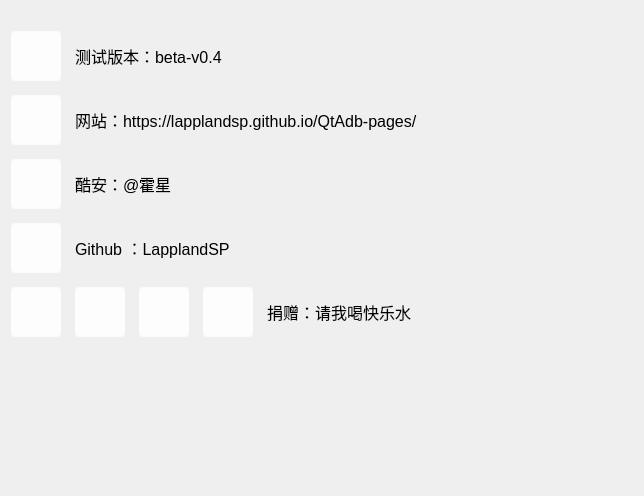
<?xml version="1.0" encoding="UTF-8"?>
<ui version="4.0">
 <class>about</class>
 <widget class="QWidget" name="about">
  <property name="geometry">
   <rect>
    <x>0</x>
    <y>0</y>
    <width>644</width>
    <height>496</height>
   </rect>
  </property>
  <property name="windowTitle">
   <string>Form</string>
  </property>
  <layout class="QHBoxLayout" name="horizontalLayout_6">
   <property name="leftMargin">
    <number>0</number>
   </property>
   <property name="rightMargin">
    <number>0</number>
   </property>
   <item>
    <widget class="QWidget" name="widget" native="true">
     <property name="sizePolicy">
      <sizepolicy hsizetype="Expanding" vsizetype="Expanding">
       <horstretch>0</horstretch>
       <verstretch>0</verstretch>
      </sizepolicy>
     </property>
     <property name="minimumSize">
      <size>
       <width>600</width>
       <height>350</height>
      </size>
     </property>
     <property name="font">
      <font/>
     </property>
     <property name="styleSheet">
      <string notr="true">border-radius: 4px;
background-color: rgba(255, 255, 255, 0);</string>
     </property>
     <layout class="QVBoxLayout" name="verticalLayout_2">
      <property name="leftMargin">
       <number>11</number>
      </property>
      <property name="rightMargin">
       <number>11</number>
      </property>
      <item>
       <layout class="QVBoxLayout" name="verticalLayout">
        <property name="spacing">
         <number>14</number>
        </property>
        <property name="topMargin">
         <number>11</number>
        </property>
        <item>
         <layout class="QHBoxLayout" name="horizontalLayout_3">
          <item>
           <widget class="QPushButton" name="btn_version">
            <property name="minimumSize">
             <size>
              <width>50</width>
              <height>50</height>
             </size>
            </property>
            <property name="maximumSize">
             <size>
              <width>50</width>
              <height>50</height>
             </size>
            </property>
            <property name="font">
             <font/>
            </property>
            <property name="toolTip">
             <string>版本号</string>
            </property>
            <property name="styleSheet">
             <string notr="true">QPushButton{background-color:rgba(255,255,255,0.9);border-radius:4px;border:0px;}
QPushButton:hover{background-color:rgba(255,255,255,0.7);}
QPushButton:pressed{background-color:rgba(255,255,255,0.6);}</string>
            </property>
            <property name="text">
             <string/>
            </property>
            <property name="icon">
             <iconset resource="ico.qrc">
              <normaloff>:/ico/image/ico/about/information-line.svg</normaloff>:/ico/image/ico/about/information-line.svg</iconset>
            </property>
           </widget>
          </item>
          <item>
           <widget class="QLabel" name="label_2">
            <property name="minimumSize">
             <size>
              <width>0</width>
              <height>50</height>
             </size>
            </property>
            <property name="maximumSize">
             <size>
              <width>16777215</width>
              <height>50</height>
             </size>
            </property>
            <property name="font">
             <font>
              <pointsize>12</pointsize>
             </font>
            </property>
            <property name="text">
             <string>测试版本：beta-v0.4</string>
            </property>
           </widget>
          </item>
         </layout>
        </item>
        <item>
         <layout class="QHBoxLayout" name="horizontalLayout_2">
          <item>
           <widget class="QPushButton" name="btn_website">
            <property name="minimumSize">
             <size>
              <width>50</width>
              <height>50</height>
             </size>
            </property>
            <property name="maximumSize">
             <size>
              <width>50</width>
              <height>50</height>
             </size>
            </property>
            <property name="font">
             <font/>
            </property>
            <property name="toolTip">
             <string>网址</string>
            </property>
            <property name="styleSheet">
             <string notr="true">QPushButton{background-color:rgba(255,255,255,0.9);border-radius:4px;border:0px;}
QPushButton:hover{background-color:rgba(255,255,255,0.7);}
QPushButton:pressed{background-color:rgba(255,255,255,0.6);}</string>
            </property>
            <property name="text">
             <string/>
            </property>
            <property name="icon">
             <iconset resource="ico.qrc">
              <normaloff>:/ico/image/ico/btnEmulator/firefox-line.svg</normaloff>:/ico/image/ico/btnEmulator/firefox-line.svg</iconset>
            </property>
           </widget>
          </item>
          <item>
           <widget class="QLabel" name="label">
            <property name="minimumSize">
             <size>
              <width>0</width>
              <height>50</height>
             </size>
            </property>
            <property name="maximumSize">
             <size>
              <width>16777215</width>
              <height>50</height>
             </size>
            </property>
            <property name="font">
             <font>
              <pointsize>12</pointsize>
             </font>
            </property>
            <property name="text">
             <string>网站：https://lapplandsp.github.io/QtAdb-pages/</string>
            </property>
           </widget>
          </item>
         </layout>
        </item>
        <item>
         <layout class="QHBoxLayout" name="horizontalLayout_4">
          <item>
           <widget class="QPushButton" name="btn_coolapk">
            <property name="minimumSize">
             <size>
              <width>50</width>
              <height>50</height>
             </size>
            </property>
            <property name="maximumSize">
             <size>
              <width>50</width>
              <height>50</height>
             </size>
            </property>
            <property name="font">
             <font/>
            </property>
            <property name="toolTip">
             <string>酷安</string>
            </property>
            <property name="styleSheet">
             <string notr="true">QPushButton{background-color:rgba(255,255,255,0.9);border-radius:4px;border:0px;}
QPushButton:hover{background-color:rgba(255,255,255,0.7);}
QPushButton:pressed{background-color:rgba(255,255,255,0.6);}</string>
            </property>
            <property name="text">
             <string/>
            </property>
            <property name="icon">
             <iconset resource="ico.qrc">
              <normaloff>:/ico/image/ico/about/coolapklogo-b.png</normaloff>:/ico/image/ico/about/coolapklogo-b.png</iconset>
            </property>
           </widget>
          </item>
          <item>
           <widget class="QLabel" name="label_3">
            <property name="minimumSize">
             <size>
              <width>0</width>
              <height>50</height>
             </size>
            </property>
            <property name="maximumSize">
             <size>
              <width>16777215</width>
              <height>50</height>
             </size>
            </property>
            <property name="font">
             <font>
              <pointsize>12</pointsize>
             </font>
            </property>
            <property name="text">
             <string>酷安：@霍星</string>
            </property>
           </widget>
          </item>
         </layout>
        </item>
        <item>
         <layout class="QHBoxLayout" name="horizontalLayout_5">
          <item>
           <widget class="QPushButton" name="btn_github">
            <property name="minimumSize">
             <size>
              <width>50</width>
              <height>50</height>
             </size>
            </property>
            <property name="maximumSize">
             <size>
              <width>50</width>
              <height>50</height>
             </size>
            </property>
            <property name="font">
             <font/>
            </property>
            <property name="toolTip">
             <string>Github</string>
            </property>
            <property name="styleSheet">
             <string notr="true">QPushButton{background-color:rgba(255,255,255,0.9);border-radius:4px;border:0px;}
QPushButton:hover{background-color:rgba(255,255,255,0.7);}
QPushButton:pressed{background-color:rgba(255,255,255,0.6);}</string>
            </property>
            <property name="text">
             <string/>
            </property>
            <property name="icon">
             <iconset resource="ico.qrc">
              <normaloff>:/ico/image/ico/about/github-fill.svg</normaloff>:/ico/image/ico/about/github-fill.svg</iconset>
            </property>
           </widget>
          </item>
          <item>
           <widget class="QLabel" name="label_4">
            <property name="minimumSize">
             <size>
              <width>0</width>
              <height>50</height>
             </size>
            </property>
            <property name="maximumSize">
             <size>
              <width>16777215</width>
              <height>50</height>
             </size>
            </property>
            <property name="font">
             <font>
              <pointsize>12</pointsize>
             </font>
            </property>
            <property name="text">
             <string>Github ：LapplandSP</string>
            </property>
           </widget>
          </item>
         </layout>
        </item>
        <item>
         <layout class="QHBoxLayout" name="horizontalLayout_7">
          <item>
           <widget class="QPushButton" name="btn_money">
            <property name="enabled">
             <bool>false</bool>
            </property>
            <property name="minimumSize">
             <size>
              <width>50</width>
              <height>50</height>
             </size>
            </property>
            <property name="maximumSize">
             <size>
              <width>50</width>
              <height>50</height>
             </size>
            </property>
            <property name="font">
             <font/>
            </property>
            <property name="toolTip">
             <string>请我吃东西</string>
            </property>
            <property name="styleSheet">
             <string notr="true">QPushButton{background-color:rgba(255,255,255,0.9);border-radius:4px;border:0px;}
QPushButton:hover{background-color:rgba(255,255,255,0.7);}
QPushButton:pressed{background-color:rgba(255,255,255,0.6);}</string>
            </property>
            <property name="text">
             <string/>
            </property>
            <property name="icon">
             <iconset resource="ico.qrc">
              <normaloff>:/ico/image/ico/about/heart-line.svg</normaloff>:/ico/image/ico/about/heart-line.svg</iconset>
            </property>
           </widget>
          </item>
          <item>
           <widget class="QPushButton" name="btn_money_2">
            <property name="minimumSize">
             <size>
              <width>50</width>
              <height>50</height>
             </size>
            </property>
            <property name="maximumSize">
             <size>
              <width>50</width>
              <height>50</height>
             </size>
            </property>
            <property name="font">
             <font/>
            </property>
            <property name="toolTip">
             <string>请我吃可乐（3元）</string>
            </property>
            <property name="styleSheet">
             <string notr="true">QPushButton{background-color:rgba(255,255,255,0.9);border-radius:4px;border:0px;}
QPushButton:hover{background-color:rgba(255,255,255,0.7);}
QPushButton:pressed{background-color:rgba(255,255,255,0.6);}</string>
            </property>
            <property name="text">
             <string/>
            </property>
            <property name="icon">
             <iconset resource="ico.qrc">
              <normaloff>:/ico/image/ico/about/cola.svg</normaloff>:/ico/image/ico/about/cola.svg</iconset>
            </property>
           </widget>
          </item>
          <item>
           <widget class="QPushButton" name="btn_money_3">
            <property name="minimumSize">
             <size>
              <width>50</width>
              <height>50</height>
             </size>
            </property>
            <property name="maximumSize">
             <size>
              <width>50</width>
              <height>50</height>
             </size>
            </property>
            <property name="font">
             <font/>
            </property>
            <property name="toolTip">
             <string>请我吃鸡腿（5元）</string>
            </property>
            <property name="styleSheet">
             <string notr="true">QPushButton{background-color:rgba(255,255,255,0.9);border-radius:4px;border:0px;}
QPushButton:hover{background-color:rgba(255,255,255,0.7);}
QPushButton:pressed{background-color:rgba(255,255,255,0.6);}</string>
            </property>
            <property name="text">
             <string/>
            </property>
            <property name="icon">
             <iconset resource="ico.qrc">
              <normaloff>:/ico/image/ico/about/chiken.svg</normaloff>:/ico/image/ico/about/chiken.svg</iconset>
            </property>
           </widget>
          </item>
          <item>
           <widget class="QPushButton" name="btn_money_4">
            <property name="minimumSize">
             <size>
              <width>50</width>
              <height>50</height>
             </size>
            </property>
            <property name="maximumSize">
             <size>
              <width>50</width>
              <height>50</height>
             </size>
            </property>
            <property name="font">
             <font/>
            </property>
            <property name="toolTip">
             <string>请我吃面条（10元）</string>
            </property>
            <property name="styleSheet">
             <string notr="true">QPushButton{background-color:rgba(255,255,255,0.9);border-radius:4px;border:0px;}
QPushButton:hover{background-color:rgba(255,255,255,0.7);}
QPushButton:pressed{background-color:rgba(255,255,255,0.6);}</string>
            </property>
            <property name="text">
             <string/>
            </property>
            <property name="icon">
             <iconset resource="ico.qrc">
              <normaloff>:/ico/image/ico/about/noodles.svg</normaloff>:/ico/image/ico/about/noodles.svg</iconset>
            </property>
           </widget>
          </item>
          <item>
           <widget class="QLabel" name="label_5">
            <property name="minimumSize">
             <size>
              <width>0</width>
              <height>50</height>
             </size>
            </property>
            <property name="maximumSize">
             <size>
              <width>16777215</width>
              <height>50</height>
             </size>
            </property>
            <property name="font">
             <font>
              <pointsize>12</pointsize>
             </font>
            </property>
            <property name="text">
             <string>捐赠：请我喝快乐水</string>
            </property>
           </widget>
          </item>
         </layout>
        </item>
        <item>
         <spacer name="verticalSpacer">
          <property name="orientation">
           <enum>Qt::Vertical</enum>
          </property>
          <property name="sizeHint" stdset="0">
           <size>
            <width>20</width>
            <height>40</height>
           </size>
          </property>
         </spacer>
        </item>
        <item>
         <layout class="QHBoxLayout" name="horizontalLayout"/>
        </item>
       </layout>
      </item>
     </layout>
    </widget>
   </item>
  </layout>
 </widget>
 <resources>
  <include location="ico.qrc"/>
 </resources>
 <connections/>
</ui>
